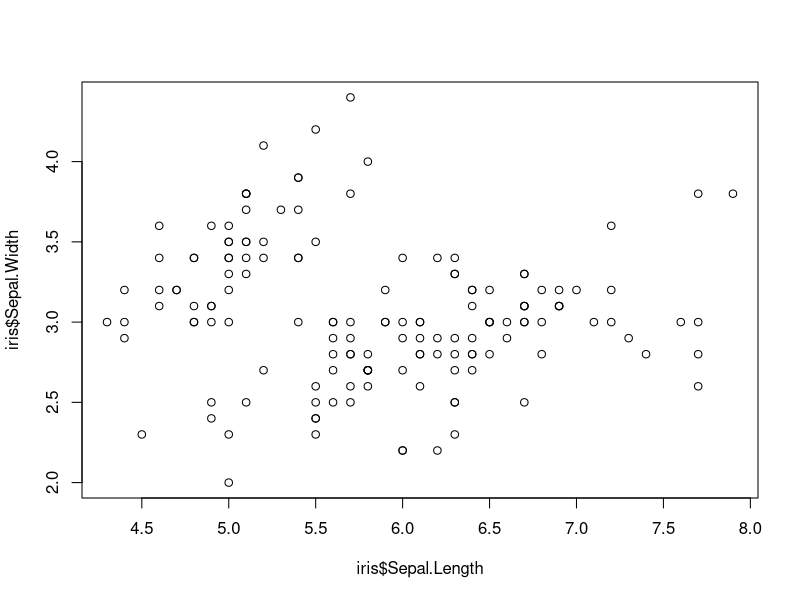

The R script that drew this image:
## ---- chunk 1
data(iris)
head(iris)
## ---- chunk 2
plot(iris$Sepal.Length, iris$Sepal.Width)
